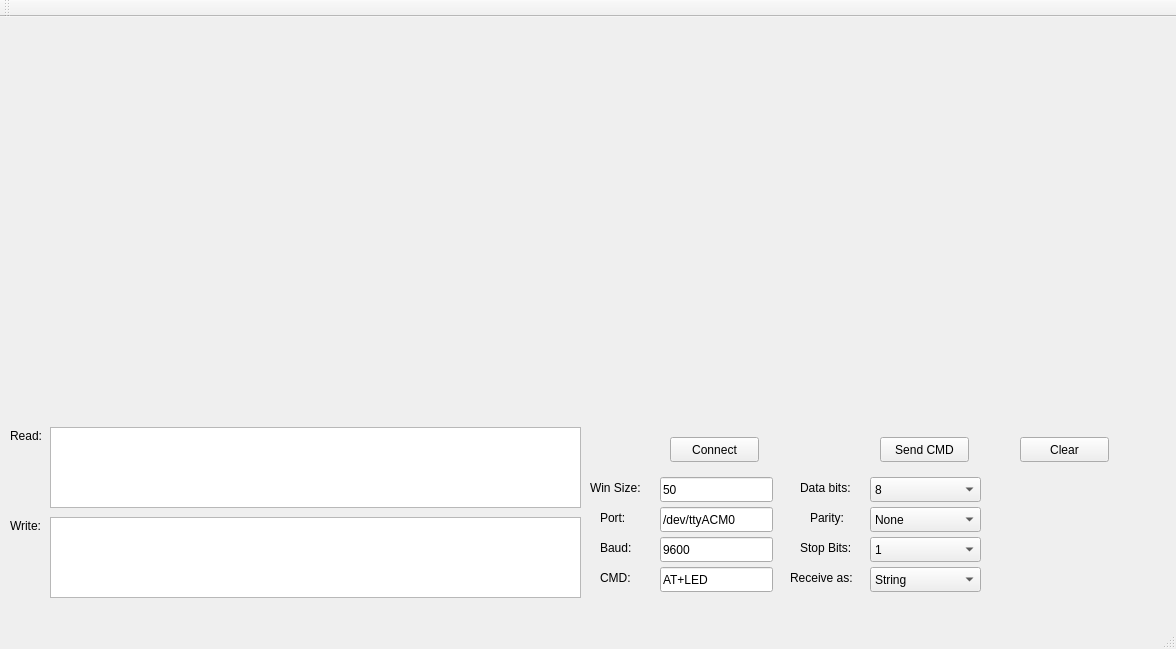
<?xml version="1.0" encoding="UTF-8"?>
<ui version="4.0">
 <class>plotter</class>
 <widget class="QMainWindow" name="plotter">
  <property name="geometry">
   <rect>
    <x>0</x>
    <y>0</y>
    <width>1176</width>
    <height>649</height>
   </rect>
  </property>
  <property name="sizePolicy">
   <sizepolicy hsizetype="Preferred" vsizetype="Preferred">
    <horstretch>0</horstretch>
    <verstretch>0</verstretch>
   </sizepolicy>
  </property>
  <property name="windowTitle">
   <string>plotter</string>
  </property>
  <widget class="QWidget" name="centralWidget">
   <widget class="QCustomPlot" name="Plot" native="true">
    <property name="geometry">
     <rect>
      <x>10</x>
      <y>20</y>
      <width>1111</width>
      <height>381</height>
     </rect>
    </property>
    <property name="sizePolicy">
     <sizepolicy hsizetype="Preferred" vsizetype="Preferred">
      <horstretch>100</horstretch>
      <verstretch>0</verstretch>
     </sizepolicy>
    </property>
    <property name="sizeIncrement">
     <size>
      <width>10</width>
      <height>10</height>
     </size>
    </property>
   </widget>
   <widget class="QPushButton" name="bt_connect">
    <property name="geometry">
     <rect>
      <x>670</x>
      <y>420</y>
      <width>89</width>
      <height>25</height>
     </rect>
    </property>
    <property name="maximumSize">
     <size>
      <width>89</width>
      <height>16777215</height>
     </size>
    </property>
    <property name="text">
     <string>Connect</string>
    </property>
   </widget>
   <widget class="QLineEdit" name="le_port">
    <property name="geometry">
     <rect>
      <x>660</x>
      <y>490</y>
      <width>113</width>
      <height>25</height>
     </rect>
    </property>
    <property name="maximumSize">
     <size>
      <width>113</width>
      <height>16777215</height>
     </size>
    </property>
    <property name="text">
     <string>/dev/ttyACM0</string>
    </property>
   </widget>
   <widget class="QLabel" name="label">
    <property name="geometry">
     <rect>
      <x>600</x>
      <y>490</y>
      <width>71</width>
      <height>21</height>
     </rect>
    </property>
    <property name="maximumSize">
     <size>
      <width>71</width>
      <height>16777215</height>
     </size>
    </property>
    <property name="text">
     <string>Port:</string>
    </property>
   </widget>
   <widget class="QLineEdit" name="le_baud">
    <property name="geometry">
     <rect>
      <x>660</x>
      <y>520</y>
      <width>113</width>
      <height>25</height>
     </rect>
    </property>
    <property name="maximumSize">
     <size>
      <width>113</width>
      <height>16777215</height>
     </size>
    </property>
    <property name="text">
     <string>9600</string>
    </property>
   </widget>
   <widget class="QLabel" name="label_2">
    <property name="geometry">
     <rect>
      <x>600</x>
      <y>520</y>
      <width>71</width>
      <height>21</height>
     </rect>
    </property>
    <property name="maximumSize">
     <size>
      <width>71</width>
      <height>16777215</height>
     </size>
    </property>
    <property name="text">
     <string>Baud:</string>
    </property>
   </widget>
   <widget class="QLabel" name="label_3">
    <property name="geometry">
     <rect>
      <x>600</x>
      <y>550</y>
      <width>61</width>
      <height>21</height>
     </rect>
    </property>
    <property name="maximumSize">
     <size>
      <width>61</width>
      <height>16777215</height>
     </size>
    </property>
    <property name="text">
     <string>CMD:</string>
    </property>
   </widget>
   <widget class="QLineEdit" name="le_cmd">
    <property name="geometry">
     <rect>
      <x>660</x>
      <y>550</y>
      <width>113</width>
      <height>25</height>
     </rect>
    </property>
    <property name="maximumSize">
     <size>
      <width>113</width>
      <height>16777215</height>
     </size>
    </property>
    <property name="text">
     <string>AT+LED</string>
    </property>
   </widget>
   <widget class="QComboBox" name="cb_dataBits">
    <property name="geometry">
     <rect>
      <x>870</x>
      <y>460</y>
      <width>111</width>
      <height>25</height>
     </rect>
    </property>
    <property name="maximumSize">
     <size>
      <width>111</width>
      <height>16777215</height>
     </size>
    </property>
    <property name="mouseTracking">
     <bool>false</bool>
    </property>
    <property name="autoFillBackground">
     <bool>true</bool>
    </property>
    <property name="currentText">
     <string>8</string>
    </property>
    <property name="modelColumn">
     <number>0</number>
    </property>
    <item>
     <property name="text">
      <string>8</string>
     </property>
    </item>
    <item>
     <property name="text">
      <string>7</string>
     </property>
    </item>
    <item>
     <property name="text">
      <string>6</string>
     </property>
    </item>
    <item>
     <property name="text">
      <string>5</string>
     </property>
    </item>
   </widget>
   <widget class="QLabel" name="label_4">
    <property name="geometry">
     <rect>
      <x>800</x>
      <y>460</y>
      <width>71</width>
      <height>21</height>
     </rect>
    </property>
    <property name="maximumSize">
     <size>
      <width>71</width>
      <height>16777215</height>
     </size>
    </property>
    <property name="text">
     <string>Data bits:</string>
    </property>
   </widget>
   <widget class="QComboBox" name="cb_parity">
    <property name="geometry">
     <rect>
      <x>870</x>
      <y>490</y>
      <width>111</width>
      <height>25</height>
     </rect>
    </property>
    <property name="maximumSize">
     <size>
      <width>111</width>
      <height>16777215</height>
     </size>
    </property>
    <property name="mouseTracking">
     <bool>false</bool>
    </property>
    <property name="autoFillBackground">
     <bool>true</bool>
    </property>
    <property name="currentText">
     <string>None</string>
    </property>
    <property name="modelColumn">
     <number>0</number>
    </property>
    <item>
     <property name="text">
      <string>None</string>
     </property>
    </item>
    <item>
     <property name="text">
      <string>Even</string>
     </property>
    </item>
    <item>
     <property name="text">
      <string>Odd</string>
     </property>
    </item>
   </widget>
   <widget class="QLabel" name="label_5">
    <property name="geometry">
     <rect>
      <x>810</x>
      <y>490</y>
      <width>71</width>
      <height>21</height>
     </rect>
    </property>
    <property name="maximumSize">
     <size>
      <width>71</width>
      <height>16777215</height>
     </size>
    </property>
    <property name="text">
     <string>Parity:</string>
    </property>
   </widget>
   <widget class="QComboBox" name="cb_stopBits">
    <property name="geometry">
     <rect>
      <x>870</x>
      <y>520</y>
      <width>111</width>
      <height>25</height>
     </rect>
    </property>
    <property name="maximumSize">
     <size>
      <width>111</width>
      <height>16777215</height>
     </size>
    </property>
    <property name="mouseTracking">
     <bool>false</bool>
    </property>
    <property name="autoFillBackground">
     <bool>true</bool>
    </property>
    <property name="currentText">
     <string>1</string>
    </property>
    <property name="modelColumn">
     <number>0</number>
    </property>
    <item>
     <property name="text">
      <string>1</string>
     </property>
    </item>
    <item>
     <property name="text">
      <string>2</string>
     </property>
    </item>
   </widget>
   <widget class="QLabel" name="label_6">
    <property name="geometry">
     <rect>
      <x>800</x>
      <y>520</y>
      <width>71</width>
      <height>21</height>
     </rect>
    </property>
    <property name="maximumSize">
     <size>
      <width>71</width>
      <height>16777215</height>
     </size>
    </property>
    <property name="text">
     <string>Stop Bits:</string>
    </property>
   </widget>
   <widget class="QPushButton" name="pushButton">
    <property name="geometry">
     <rect>
      <x>880</x>
      <y>420</y>
      <width>89</width>
      <height>25</height>
     </rect>
    </property>
    <property name="maximumSize">
     <size>
      <width>89</width>
      <height>16777215</height>
     </size>
    </property>
    <property name="text">
     <string>Send CMD</string>
    </property>
   </widget>
   <widget class="QPlainTextEdit" name="rcvTxt">
    <property name="geometry">
     <rect>
      <x>50</x>
      <y>410</y>
      <width>531</width>
      <height>81</height>
     </rect>
    </property>
    <property name="maximumSize">
     <size>
      <width>531</width>
      <height>16777215</height>
     </size>
    </property>
   </widget>
   <widget class="QLabel" name="label_8">
    <property name="geometry">
     <rect>
      <x>10</x>
      <y>410</y>
      <width>67</width>
      <height>17</height>
     </rect>
    </property>
    <property name="maximumSize">
     <size>
      <width>67</width>
      <height>16777215</height>
     </size>
    </property>
    <property name="text">
     <string>Read:</string>
    </property>
   </widget>
   <widget class="QPlainTextEdit" name="sendTxt">
    <property name="geometry">
     <rect>
      <x>50</x>
      <y>500</y>
      <width>531</width>
      <height>81</height>
     </rect>
    </property>
    <property name="maximumSize">
     <size>
      <width>531</width>
      <height>16777215</height>
     </size>
    </property>
   </widget>
   <widget class="QLabel" name="label_9">
    <property name="geometry">
     <rect>
      <x>10</x>
      <y>500</y>
      <width>67</width>
      <height>17</height>
     </rect>
    </property>
    <property name="maximumSize">
     <size>
      <width>67</width>
      <height>16777215</height>
     </size>
    </property>
    <property name="text">
     <string>Write:</string>
    </property>
   </widget>
   <widget class="QLabel" name="label_10">
    <property name="geometry">
     <rect>
      <x>790</x>
      <y>550</y>
      <width>81</width>
      <height>21</height>
     </rect>
    </property>
    <property name="maximumSize">
     <size>
      <width>81</width>
      <height>16777215</height>
     </size>
    </property>
    <property name="text">
     <string>Receive as:</string>
    </property>
   </widget>
   <widget class="QComboBox" name="cb_rcvAs">
    <property name="geometry">
     <rect>
      <x>870</x>
      <y>550</y>
      <width>111</width>
      <height>25</height>
     </rect>
    </property>
    <property name="maximumSize">
     <size>
      <width>111</width>
      <height>16777215</height>
     </size>
    </property>
    <property name="mouseTracking">
     <bool>false</bool>
    </property>
    <property name="autoFillBackground">
     <bool>true</bool>
    </property>
    <property name="currentText">
     <string>String</string>
    </property>
    <property name="modelColumn">
     <number>0</number>
    </property>
    <item>
     <property name="text">
      <string>String</string>
     </property>
    </item>
    <item>
     <property name="text">
      <string>Byte array</string>
     </property>
    </item>
   </widget>
   <widget class="QLineEdit" name="le_wsize">
    <property name="geometry">
     <rect>
      <x>660</x>
      <y>460</y>
      <width>113</width>
      <height>25</height>
     </rect>
    </property>
    <property name="maximumSize">
     <size>
      <width>113</width>
      <height>16777215</height>
     </size>
    </property>
    <property name="text">
     <string>50</string>
    </property>
   </widget>
   <widget class="QLabel" name="label_7">
    <property name="geometry">
     <rect>
      <x>590</x>
      <y>460</y>
      <width>71</width>
      <height>21</height>
     </rect>
    </property>
    <property name="maximumSize">
     <size>
      <width>71</width>
      <height>16777215</height>
     </size>
    </property>
    <property name="text">
     <string>Win Size:</string>
    </property>
   </widget>
   <widget class="QPushButton" name="bt_clear">
    <property name="geometry">
     <rect>
      <x>1020</x>
      <y>420</y>
      <width>89</width>
      <height>25</height>
     </rect>
    </property>
    <property name="maximumSize">
     <size>
      <width>89</width>
      <height>16777215</height>
     </size>
    </property>
    <property name="text">
     <string>Clear</string>
    </property>
   </widget>
  </widget>
  <widget class="QMenuBar" name="menuBar">
   <property name="geometry">
    <rect>
     <x>0</x>
     <y>0</y>
     <width>1176</width>
     <height>22</height>
    </rect>
   </property>
  </widget>
  <widget class="QToolBar" name="mainToolBar">
   <attribute name="toolBarArea">
    <enum>TopToolBarArea</enum>
   </attribute>
   <attribute name="toolBarBreak">
    <bool>false</bool>
   </attribute>
  </widget>
  <widget class="QStatusBar" name="statusBar"/>
 </widget>
 <layoutdefault spacing="6" margin="11"/>
 <customwidgets>
  <customwidget>
   <class>QCustomPlot</class>
   <extends>QWidget</extends>
   <header>qcustomplot.h</header>
   <container>1</container>
  </customwidget>
 </customwidgets>
 <resources/>
 <connections/>
</ui>
